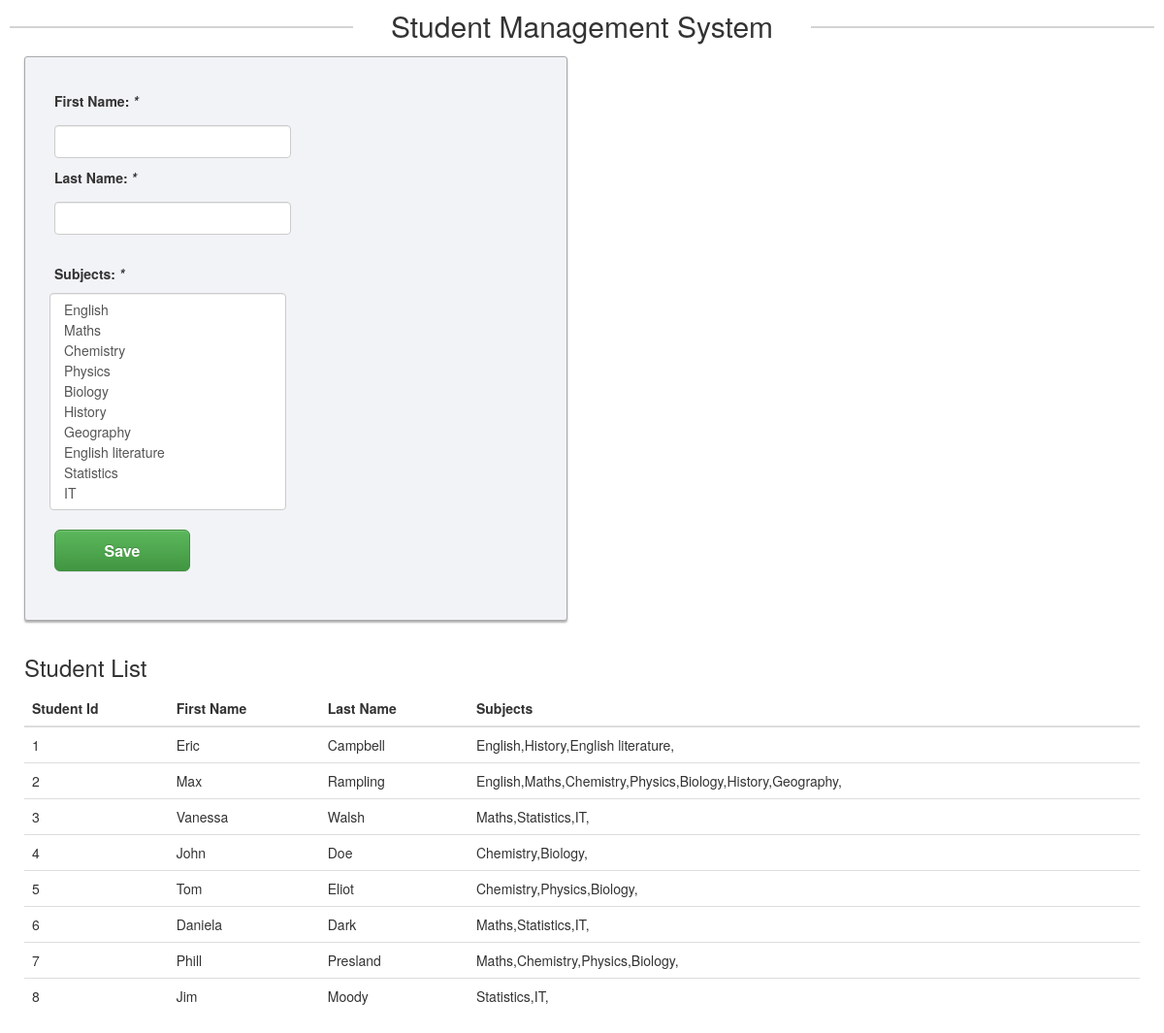
The page / on the database its author committed.
### tables this page shows
CREATE TABLE `student` (
  `id` int(11) NOT NULL,
  `first_name` varchar(255) NOT NULL,
  `last_name` varchar(255) NOT NULL
);

CREATE TABLE `student_subject` (
  `id` int(11) NOT NULL,
  `student_id` int(11) NOT NULL,
  `subject_id` int(11) NOT NULL
);

CREATE TABLE `subject` (
  `id` int(11) NOT NULL,
  `subject` varchar(255) NOT NULL
);

### libs/Autoload.php (called while the page is built, shortened)
<?php
class Autoloader {
    public static function load($class) {
        $modelFile = MODELPATH . $class . '.php';
        $controllerFile = CONTROLLERPATH . $class . '.php';
        $libFile = LIBPATH . $class . '.php';
    }
}
?>

### libs/View.php (called while the page is built, shortened)
<?php
class View {
    private $properties;
    public function render($name, $data = null) {
        include VIEWPATH . 'header.php';
        include VIEWPATH . $name . '.php';
        include VIEWPATH . 'footer.php';
    }
    public function __set($property, $value) {
        if (!isset($this->$property)) {
            $this->properties[$property] = $value;
        }
    }
    public function __get($property) {
        if (isset($this->properties[$property])) {
            return $this->properties[$property];
        }
    }
}

### controllers/IndexController.php (called while the page is built, shortened)
<?php
class IndexController extends Controller {
    function index() {
        $this->viewLoader->StudentData = $this->model->getStudentData();
        $this->viewLoader->SubjectData = $this->model->getSubjectData();
        $this->viewLoader->StudentSubjectData = $this->model->getStudentSubjectData();
        $this->viewLoader->render('Student');
    }
}

### index.php (called while the page is built, shortened)
<?php
require 'libs/Autoload.php';
try {
    $app = new Bootstrap();
} catch (Exception $e) {
    if (DEVELOPMENT == true) {
        echo $e->getMessage();
    }
    exit();
}

### libs/Database.php (called while the page is built, shortened)
<?php
class Database {
    private $db;
    public function __construct() {
        $this->db = new PDO(DB_TYPE . ':host=' . DB_HOST . ';dbname=' . DB_NAME, DB_USER, DB_PASS);
    }
    function fetchAllAssoc($sql, $bindData = null) {
        $sth = $this->db->prepare($sql);
        $sth->execute($bindData);
        return $sth->fetchAll(PDO::FETCH_ASSOC);
    }
}

### models/Student_Model.php (called while the page is built, shortened)
<?php
class Student_Model extends Model {
    public function getStudentData() {
        $sud = $this->db->fetchAllAssoc('SELECT `id`,`first_name`,`last_name` FROM `student`');
        return $sud;
    }
    public function getSubjectData() {
        $subs = $this->db->fetchAllAssoc('SELECT `id`,`subject` FROM `subject`');
        return $subs;
    }
    public function getStudentSubjectData() {
        $studsubs = $this->db->fetchAllAssoc('SELECT
    `student_subject`.`student_id`
    , `subject`.`subject`
FROM
    `student_subject`
    INNER JOIN `subject`
        ON (`student_subject`.`subject_id` = `subject`.`id`);');
        return $studsubs;
    }
}

### libs/Model.php (called while the page is built)
<?php
class Model {
    function __construct() {
        $this->db = new Database();
    }
}

### views/Student.php (the view, shortened to what this page needs)
<div id="main">
    <div class="col-xs-12 col-sm-12 col-md-6 col-lg-6">
        <form action="IndexController/insertData" method="post">
            <div class="form-group">
                <div class="row">
                    <div class="col-xs-12 col-sm-12 col-md-6 col-lg-6">
                        <label>First Name: <em>*</em></label>
                        <input type="text" name="firstname" class="form-control" required="required"/>
                        <label>Last Name: <em>*</em></label>
                        <input type="text" name="lastname" class="form-control" required="required"/>
                    </div>
                </div>
            </div>
            <div class="form-group">
                <div class="row">
                    <div class="col-xs-12 col-sm-12 col-md-6 col-lg-6">
                        <label>Subjects: <em>*</em></label>
                        <select name="subjects[]" size="10" class="form-control" required="required" multiple>
                            <?php
                            foreach ($this->SubjectData as $key => $row) {
                                echo '<tr id="' . $row['id'] . '">';
                                echo '<option value="' . $row['id'] . '">' . $row['subject'] . '</option>';
                            }
                            ?>
                        </select>
                    </div>
                </div>
            </div>
            <div class="form-group">
                <button type="submit" class="btn btn-success btn-lg btn-block">Save</button>
            </div>
        </form>
    </div>
    <div class="col-xs-12 col-sm-12 col-md-12 col-lg-12">
        <h3>Student List</h3>
        <table class="table">
            <thead>
                <tr>
                    <th>Student Id</th>
                    <th>First Name</th>
                    <th>Last Name</th>
                    <th>Subjects</th>
                </tr>
            </thead>
            <?php
            foreach ($this->StudentData as $key => $row) {
                echo '<tr id="' . $row['id'] . '">';
                foreach ($row as $key => $val) {
                    echo '<td><span>' . $val . '</span></td>';
                }
                echo '<td class="delete">';
                foreach ($this->StudentSubjectData as $line => $data) {
                    if ($data["student_id"] == $row['id']) {
                        echo $data["subject"] . ',';
                    }
                }
                echo'</td>';
                echo '</tr>';
            }
            ?>
        </table>
    </div>
</div>

### libs/Bootstrap.php (shortened to what this page needs)
<?php
class Bootstrap {
    function __construct() {
        $url = isset($_GET['url']) ? $_GET['url'] : null;
        $url = rtrim($url, '/');
        $url = explode('/', $url);
        $method = empty($url[1]) ? 'index' : $url[1];
        $args = empty($url[2]) ? NULL : $url[2];
        $controller = new $controllerName();
        if (method_exists($controller, $method)) {
            $controller->$method($args);
        } else {
            throw new Exception("Method doesn't exist");
        }
    }
}

### views/Header.php (shortened to what this page needs)
<!DOCTYPE html>
<html lang="en">
<head>
	<link rel="stylesheet" href="<?php echo BASEPATH; ?>ui/css/default.css" />
        <link rel="stylesheet" href="https://maxcdn.bootstrapcdn.com/bootstrap/3.3.7/css/bootstrap.min.css">
<link rel="stylesheet" href="https://maxcdn.bootstrapcdn.com/bootstrap/3.3.7/css/bootstrap-theme.min.css">
</head>
<body>
    <div id="content" class="signup-form">
	<h2>Student Management System</h2>

### views/Footer.php
</div>
<div id="footer">
</div>
</body>
</html>

### ui/css/default.css (style rules this page uses)
body { background: #eee; font-size: 12px; padding: 0; margin: 0; font-family: sans-serif, arial; }
div { position: relative; }
form { padding:10px; background: #eee; border: 1px solid #aaa; }
form input { margin: 5px; border: 1px solid #aaa; }
form label { padding:5px; }
table { font-size:14px; }
th,td { padding:5px; }
#content { background: #fff; padding: 10px; }
#footer { padding: 10px; }
.form-control { height: 40px; box-shadow: none; color: #969fa4; }
.form-control, .btn { border-radius: 3px; }
.signup-form { width: 100%; margin: 0 auto; padding: 30px 0; }
.signup-form h2 { color: #333; margin: 0 0 15px; position: relative; text-align: center; }
.signup-form h2:before, .signup-form h2:after { content: ""; height: 2px; width: 30%; background: #d4d4d4; position: absolute; top: 50%; z-index: 2; }
.signup-form h2:before { left: 0; }
.signup-form h2:after { right: 0; }
.signup-form form { color: #333; border-radius: 3px; margin-bottom: 15px; background: #f2f3f7; box-shadow: 0px 2px 2px rgba(0, 0, 0, 0.3); padding: 30px; }
.signup-form .form-group { margin-bottom: 20px; }
.signup-form .btn { font-size: 16px; font-weight: bold; min-width: 140px; outline: none !important; width: 25%; }
.signup-form .row div:first-child { padding-right: 10px; }
.signup-form .row div:last-child { padding-left: 10px; }

### rows shown on the page
student: id "1", first_name "Eric", last_name "Campbell"
student_subject: subject.subject "English"
student_subject: subject.subject "History"
student_subject: subject.subject "English literature"
student: id "2", first_name "Max", last_name "Rampling"
student_subject: subject.subject "English"
student_subject: subject.subject "Maths"
student_subject: subject.subject "Chemistry"
student_subject: subject.subject "Physics"
student_subject: subject.subject "Biology"
student_subject: subject.subject "History"
student_subject: subject.subject "Geography"
student: id "3", first_name "Vanessa", last_name "Walsh"
student_subject: subject.subject "Maths"
student_subject: subject.subject "Statistics"
student_subject: subject.subject "IT"
student: id "4", first_name "John", last_name "Doe"
student_subject: subject.subject "Chemistry"
student_subject: subject.subject "Biology"
student: id "5", first_name "Tom", last_name "Eliot"
student_subject: subject.subject "Chemistry"
student_subject: subject.subject "Physics"
student_subject: subject.subject "Biology"
student: id "6", first_name "Daniela", last_name "Dark"
student_subject: subject.subject "Maths"
student_subject: subject.subject "Statistics"
student_subject: subject.subject "IT"
student: id "7", first_name "Phill", last_name "Presland"
student_subject: subject.subject "Maths"
student_subject: subject.subject "Chemistry"
student_subject: subject.subject "Physics"
student_subject: subject.subject "Biology"
student: id "8", first_name "Jim", last_name "Moody"
student_subject: subject.subject "Statistics"
student_subject: subject.subject "IT"
